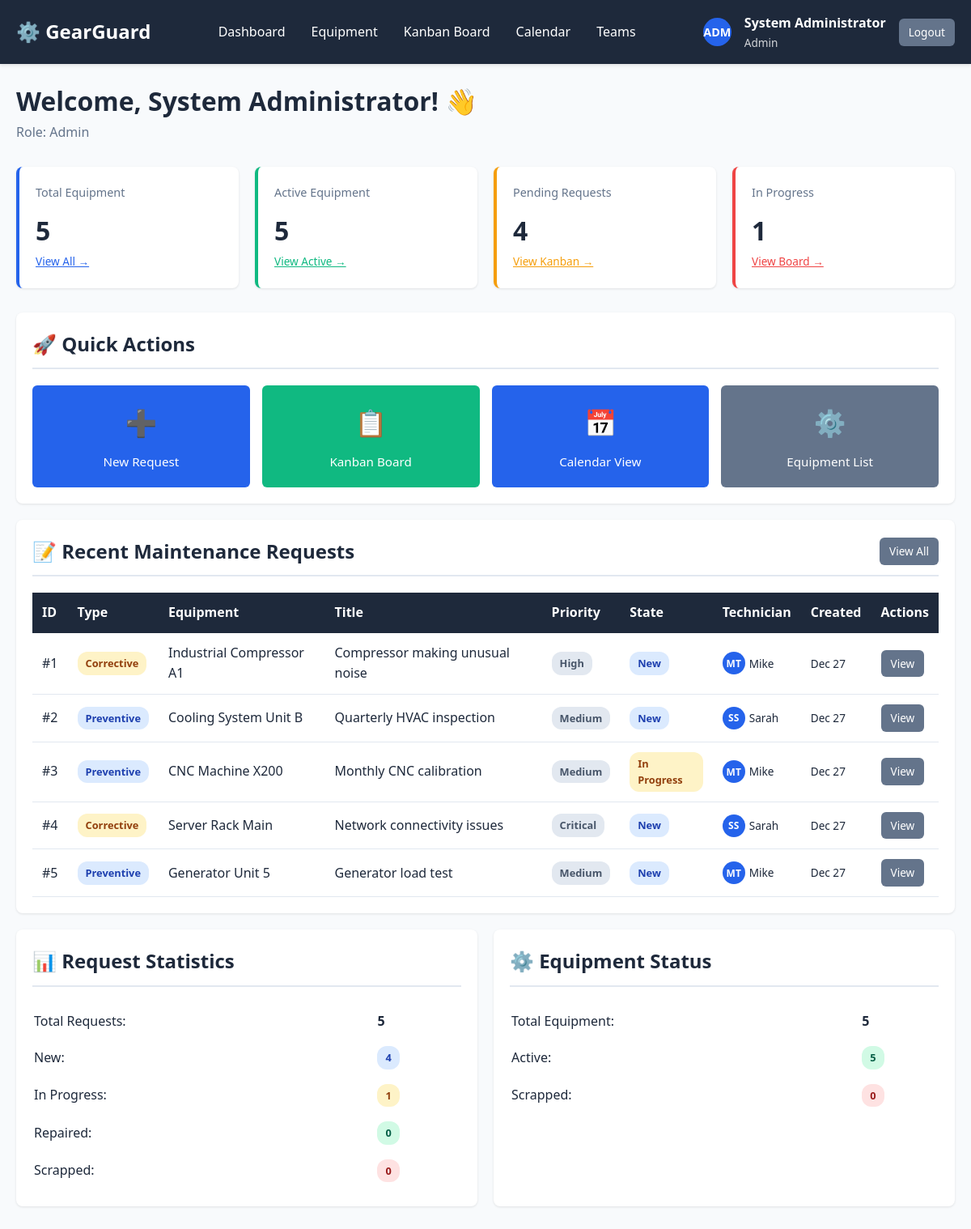
The app's page /views/dashboard.php (signed in) with its own data.
### tables this page shows
CREATE TABLE maintenance_requests (
    id INT AUTO_INCREMENT PRIMARY KEY,
    equipment_id INT NOT NULL,
    request_type ENUM('Corrective', 'Preventive') NOT NULL,
    title VARCHAR(200) NOT NULL,
    description TEXT NOT NULL,
    priority ENUM('Low', 'Medium', 'High', 'Critical') DEFAULT 'Medium',
    state ENUM('New', 'In Progress', 'Repaired', 'Scrap') NOT NULL DEFAULT 'New',
    maintenance_team_id INT,
    assigned_technician_id INT,
    scheduled_date DATE,
    started_at DATETIME,
    completed_at DATETIME,
    duration_minutes INT,
    notes TEXT,
    created_by INT NOT NULL,
    created_at TIMESTAMP DEFAULT CURRENT_TIMESTAMP,
    updated_at TIMESTAMP DEFAULT CURRENT_TIMESTAMP ON UPDATE CURRENT_TIMESTAMP,
    FOREIGN KEY (equipment_id) REFERENCES equipment(id) ON DELETE CASCADE,
    FOREIGN KEY (maintenance_team_id) REFERENCES maintenance_teams(id) ON DELETE SET NULL,
    FOREIGN KEY (assigned_technician_id) REFERENCES users(id) ON DELETE SET NULL,
    FOREIGN KEY (created_by) REFERENCES users(id) ON DELETE CASCADE,
    INDEX idx_equipment (equipment_id),
    INDEX idx_state (state),
    INDEX idx_type (request_type),
    INDEX idx_scheduled (scheduled_date),
    INDEX idx_team (maintenance_team_id),
    INDEX idx_technician (assigned_technician_id)
);

CREATE TABLE equipment (
    id INT AUTO_INCREMENT PRIMARY KEY,
    name VARCHAR(100) NOT NULL,
    serial_number VARCHAR(100) UNIQUE NOT NULL,
    category VARCHAR(50) NOT NULL,
    department VARCHAR(50) NOT NULL,
    assigned_employee VARCHAR(100),
    purchase_date DATE,
    warranty_expiry DATE,
    physical_location VARCHAR(200),
    default_maintenance_team_id INT,
    default_technician_id INT,
    status ENUM('Active', 'Scrapped') NOT NULL DEFAULT 'Active',
    created_at TIMESTAMP DEFAULT CURRENT_TIMESTAMP,
    updated_at TIMESTAMP DEFAULT CURRENT_TIMESTAMP ON UPDATE CURRENT_TIMESTAMP,
    FOREIGN KEY (default_maintenance_team_id) REFERENCES maintenance_teams(id) ON DELETE SET NULL,
    FOREIGN KEY (default_technician_id) REFERENCES users(id) ON DELETE SET NULL,
    INDEX idx_serial (serial_number),
    INDEX idx_status (status),
    INDEX idx_category (category),
    INDEX idx_department (department)
);

CREATE TABLE users (
    id INT AUTO_INCREMENT PRIMARY KEY,
    username VARCHAR(50) UNIQUE NOT NULL,
    email VARCHAR(100) UNIQUE NOT NULL,
    password VARCHAR(255) NOT NULL,
    full_name VARCHAR(100) NOT NULL,
    role ENUM('admin', 'manager', 'technician', 'normal_user') NOT NULL DEFAULT 'normal_user',
    avatar_initials VARCHAR(3),
    created_at TIMESTAMP DEFAULT CURRENT_TIMESTAMP,
    updated_at TIMESTAMP DEFAULT CURRENT_TIMESTAMP ON UPDATE CURRENT_TIMESTAMP,
    INDEX idx_role (role),
    INDEX idx_username (username)
);

### config/database.php (called while the page is built, shortened)
<?php
class Database {
    private static $instance = null;
    private $connection;
    private $host = "localhost";
    private $db_name = "gearguard";
    private $username = "root";
    private $password = "";
    private function __construct() {
        try {
            $this->connection = new PDO(
                "mysql:host=" . $this->host . ";dbname=" . $this->db_name,
                $this->username,
                $this->password
            );
            $this->connection->setAttribute(PDO::ATTR_ERRMODE, PDO::ERRMODE_EXCEPTION);
            $this->connection->setAttribute(PDO::ATTR_DEFAULT_FETCH_MODE, PDO::FETCH_ASSOC);
        } catch(PDOException $e) {
            die("Connection Error: " . $e->getMessage());
        }
    }
    public static function getInstance() {
        if (self::$instance === null) {
            self::$instance = new self();
        }
        return self::$instance;
    }
    public function getConnection() {
        return $this->connection;
    }
}

### models/Equipment.php (called while the page is built, shortened)
<?php
require_once __DIR__ . '/../config/database.php';
class Equipment {
    private $conn;
    public function __construct() {
        $this->db = Database::getInstance();
        $this->conn = $this->db->getConnection();
    }
    public function getStatistics() {
        $sql = "SELECT
                COUNT(*) as total,
                SUM(CASE WHEN status = 'Active' THEN 1 ELSE 0 END) as active,
                SUM(CASE WHEN status = 'Scrapped' THEN 1 ELSE 0 END) as scrapped
                FROM equipment";
        try {
            $stmt = $this->conn->prepare($sql);
            $stmt->execute();
            return $stmt->fetch();
        } catch(PDOException $e) {
            return ['total' => 0, 'active' => 0, 'scrapped' => 0];
        }
    }
}

### models/MaintenanceRequest.php (called while the page is built, shortened)
<?php
require_once __DIR__ . '/../config/database.php';
class MaintenanceRequest {
    private $conn;
    public function __construct() {
        $this->db = Database::getInstance();
        $this->conn = $this->db->getConnection();
    }
    public function getAll($filters = []) {
        $sql = "SELECT mr.*,
                e.name as equipment_name, e.serial_number,
                mt.name as team_name,
                u.full_name as technician_name, u.avatar_initials
                FROM maintenance_requests mr
                INNER JOIN equipment e ON mr.equipment_id = e.id
                LEFT JOIN maintenance_teams mt ON mr.maintenance_team_id = mt.id
                LEFT JOIN users u ON mr.assigned_technician_id = u.id
                WHERE 1=1";
        $sql .= " ORDER BY mr.created_at DESC";
        try {
            $stmt = $this->conn->prepare($sql);
            $stmt->execute();
            return $stmt->fetchAll();
        } catch(PDOException $e) {
            return [];
        }
    }
    public function getStatistics() {
        $sql = "SELECT
                COUNT(*) as total,
                SUM(CASE WHEN state = 'New' THEN 1 ELSE 0 END) as new_requests,
                SUM(CASE WHEN state = 'In Progress' THEN 1 ELSE 0 END) as in_progress,
                SUM(CASE WHEN state = 'Repaired' THEN 1 ELSE 0 END) as repaired,
                SUM(CASE WHEN state = 'Scrap' THEN 1 ELSE 0 END) as scrapped
                FROM maintenance_requests";
        try {
            $stmt = $this->conn->prepare($sql);
            $stmt->execute();
            return $stmt->fetch();
        } catch(PDOException $e) {
            return ['total' => 0, 'new_requests' => 0, 'in_progress' => 0, 'repaired' => 0, 'scrapped' => 0];
        }
    }
}

### config/config.php (called while the page is built, shortened)
<?php
function hasRole($role) {
    return isset($_SESSION['role']) && $_SESSION['role'] === $role;
}

### views/dashboard.php (the view, shortened to what this page needs)
<?php
require_once __DIR__ . '/../config/config.php';
require_once __DIR__ . '/../models/Equipment.php';
require_once __DIR__ . '/../models/MaintenanceRequest.php';
$equipmentModel = new Equipment();
$requestModel = new MaintenanceRequest();
$equipment_stats = $equipmentModel->getStatistics();
$request_stats = $requestModel->getStatistics();
$recent_requests = $requestModel->getAll([]);
$recent_requests = array_slice($recent_requests, 0, 10);
include __DIR__ . '/includes/header.php';
?>
<div class="container">
    <div style="margin-bottom: 30px;">
        <h1>Welcome, <?php echo $_SESSION['full_name']; ?>! 👋</h1>
        <p class="text-muted">Role: <?php echo ucfirst(str_replace('_', ' ', $_SESSION['role'])); ?></p>
    </div>
    <div class="stats-grid">
        <div class="stat-card" style="border-left-color: var(--primary-color);">
            <h3>Total Equipment</h3>
            <div class="stat-value"><?php echo $equipment_stats['total']; ?></div>
            <a href="equipment/list.php" style="font-size: 0.85rem; color: var(--primary-color);">View All →</a>
        </div>
        <div class="stat-card" style="border-left-color: var(--success-color);">
            <h3>Active Equipment</h3>
            <div class="stat-value"><?php echo $equipment_stats['active']; ?></div>
            <a href="equipment/list.php?status=Active" style="font-size: 0.85rem; color: var(--success-color);">View Active →</a>
        </div>
        <div class="stat-card" style="border-left-color: var(--warning-color);">
            <h3>Pending Requests</h3>
            <div class="stat-value"><?php echo $request_stats['new_requests']; ?></div>
            <a href="requests/kanban.php" style="font-size: 0.85rem; color: var(--warning-color);">View Kanban →</a>
        </div>
        <div class="stat-card" style="border-left-color: var(--danger-color);">
            <h3>In Progress</h3>
            <div class="stat-value"><?php echo $request_stats['in_progress']; ?></div>
            <a href="requests/kanban.php" style="font-size: 0.85rem; color: var(--danger-color);">View Board →</a>
        </div>
    </div>
    <div class="card">
        <div class="card-header">
            <h2 class="card-title">🚀 Quick Actions</h2>
        </div>
        <div style="display: grid; grid-template-columns: repeat(auto-fit, minmax(200px, 1fr)); gap: 15px;">
            <a href="requests/create.php" class="btn btn-primary" style="padding: 20px; text-align: center;">
                <div style="font-size: 2rem; margin-bottom: 10px;">➕</div>
                <div>New Request</div>
            </a>
            <a href="requests/kanban.php" class="btn btn-success" style="padding: 20px; text-align: center;">
                <div style="font-size: 2rem; margin-bottom: 10px;">📋</div>
                <div>Kanban Board</div>
            </a>
            <a href="requests/calendar.php" class="btn btn-primary" style="padding: 20px; text-align: center;">
                <div style="font-size: 2rem; margin-bottom: 10px;">📅</div>
                <div>Calendar View</div>
            </a>
            <a href="equipment/list.php" class="btn btn-secondary" style="padding: 20px; text-align: center;">
                <div style="font-size: 2rem; margin-bottom: 10px;">⚙️</div>
                <div>Equipment List</div>
            </a>
        </div>
    </div>
    <div class="card">
        <div class="card-header">
            <h2 class="card-title">📝 Recent Maintenance Requests</h2>
            <a href="requests/kanban.php" class="btn btn-secondary btn-sm">View All</a>
        </div>
        <?php if (empty($recent_requests)): ?>
            <p class="text-center text-muted">No maintenance requests found.</p>
        <?php else: ?>
            <table class="table">
                <thead>
                    <tr>
                        <th>ID</th>
                        <th>Type</th>
                        <th>Equipment</th>
                        <th>Title</th>
                        <th>Priority</th>
                        <th>State</th>
                        <th>Technician</th>
                        <th>Created</th>
                        <th>Actions</th>
                    </tr>
                </thead>
                <tbody>
                    <?php foreach ($recent_requests as $request): ?>
                        <tr>
                            <td>#<?php echo $request['id']; ?></td>
                            <td><span class="badge badge-<?php echo $request['request_type'] === 'Preventive' ? 'info' : 'warning'; ?>"><?php echo $request['request_type']; ?></span></td>
                            <td><?php echo htmlspecialchars($request['equipment_name']); ?></td>
                            <td><?php echo htmlspecialchars(substr($request['title'], 0, 40)) . (strlen($request['title']) > 40 ? '...' : ''); ?></td>
                            <td><span class="badge badge-secondary"><?php echo $request['priority']; ?></span></td>
                            <td>
                                <?php
                                $state_colors = [
                                    'New' => 'info',
                                    'In Progress' => 'warning',
                                    'Repaired' => 'success',
                                    'Scrap' => 'danger'
                                ];
                                ?>
                                <span class="badge badge-<?php echo $state_colors[$request['state']]; ?>">
                                    <?php echo $request['state']; ?>
                                </span>
                            </td>
                            <td>
                                <?php if ($request['technician_name']): ?>
                                    <div style="display: flex; align-items: center; gap: 5px;">
                                        <div class="technician-avatar-small"><?php echo $request['avatar_initials']; ?></div>
                                        <span class="text-sm"><?php echo htmlspecialchars(explode(' ', $request['technician_name'])[0]); ?></span>
                                    </div>
                                <?php else: ?>
                                    <span class="text-muted text-sm">Unassigned</span>
                                <?php endif; ?>
                            </td>
                            <td class="text-sm"><?php echo date('M d', strtotime($request['created_at'])); ?></td>
                            <td>
                                <a href="requests/view.php?id=<?php echo $request['id']; ?>" class="btn btn-sm btn-secondary">View</a>
                            </td>
                        </tr>
                    <?php endforeach; ?>
                </tbody>
            </table>
        <?php endif; ?>
    </div>
    <?php if (hasRole(ROLE_ADMIN) || hasRole(ROLE_MANAGER)): ?>
    <div style="display: grid; grid-template-columns: repeat(auto-fit, minmax(300px, 1fr)); gap: 20px;">
        <div class="card">
            <div class="card-header">
                <h3 class="card-title">📊 Request Statistics</h3>
            </div>
            <table style="width: 100%;">
                <tr>
                    <td style="padding: 8px 0;">Total Requests:</td>
                    <td style="padding: 8px 0; font-weight: 600;"><?php echo $request_stats['total']; ?></td>
                </tr>
                <tr>
                    <td style="padding: 8px 0;">New:</td>
                    <td style="padding: 8px 0;"><span class="badge badge-info"><?php echo $request_stats['new_requests']; ?></span></td>
                </tr>
                <tr>
                    <td style="padding: 8px 0;">In Progress:</td>
                    <td style="padding: 8px 0;"><span class="badge badge-warning"><?php echo $request_stats['in_progress']; ?></span></td>
                </tr>
                <tr>
                    <td style="padding: 8px 0;">Repaired:</td>
                    <td style="padding: 8px 0;"><span class="badge badge-success"><?php echo $request_stats['repaired']; ?></span></td>
                </tr>
                <tr>
                    <td style="padding: 8px 0;">Scrapped:</td>
                    <td style="padding: 8px 0;"><span class="badge badge-danger"><?php echo $request_stats['scrapped']; ?></span></td>
                </tr>
            </table>
        </div>
        <div class="card">
            <div class="card-header">
                <h3 class="card-title">⚙️ Equipment Status</h3>
            </div>
            <table style="width: 100%;">
                <tr>
                    <td style="padding: 8px 0;">Total Equipment:</td>
                    <td style="padding: 8px 0; font-weight: 600;"><?php echo $equipment_stats['total']; ?></td>
                </tr>
                <tr>
                    <td style="padding: 8px 0;">Active:</td>
                    <td style="padding: 8px 0;"><span class="badge badge-success"><?php echo $equipment_stats['active']; ?></span></td>
                </tr>
                <tr>
                    <td style="padding: 8px 0;">Scrapped:</td>
                    <td style="padding: 8px 0;"><span class="badge badge-danger"><?php echo $equipment_stats['scrapped']; ?></span></td>
                </tr>
            </table>
        </div>
    </div>
    <?php endif; ?>
</div>
<?php include __DIR__ . '/includes/footer.php'; ?>

### records on screen
maintenance_requests: id "1", request_type "Corrective", equipment.name "Industrial Compressor A1", title "Compressor making unusual noise", priority "High", state "New", assigned_technician.avatar_initials "MT", assigned_technician.full_name "Mike", created_at "Dec 27"
maintenance_requests: id "2", request_type "Preventive", equipment.name "Cooling System Unit B", title "Quarterly HVAC inspection", priority "Medium", state "New", assigned_technician.avatar_initials "SS", assigned_technician.full_name "Sarah", created_at "Dec 27"
maintenance_requests: id "3", request_type "Preventive", equipment.name "CNC Machine X200", title "Monthly CNC calibration", priority "Medium", state "In Progress", assigned_technician.avatar_initials "MT", assigned_technician.full_name "Mike", created_at "Dec 27"
maintenance_requests: id "4", request_type "Corrective", equipment.name "Server Rack Main", title "Network connectivity issues", priority "Critical", state "New", assigned_technician.avatar_initials "SS", assigned_technician.full_name "Sarah", created_at "Dec 27"
maintenance_requests: id "5", request_type "Preventive", equipment.name "Generator Unit 5", title "Generator load test", priority "Medium", state "New", assigned_technician.avatar_initials "MT", assigned_technician.full_name "Mike", created_at "Dec 27"

### other values on screen
APP_NAME "GearGuard"
$_SESSION['avatar_initials'] "ADM"
$_SESSION['full_name'] "System Administrator"
str_replace('_', ' ', $_SESSION['role']) "Admin"
$equipment_stats['total'] "5"
$equipment_stats['active'] "5"
$request_stats['new_requests'] "4"
$request_stats['in_progress'] "1"
$request_stats['total'] "5"
$request_stats['repaired'] "0"
$request_stats['scrapped'] "0"
$equipment_stats['scrapped'] "0"
